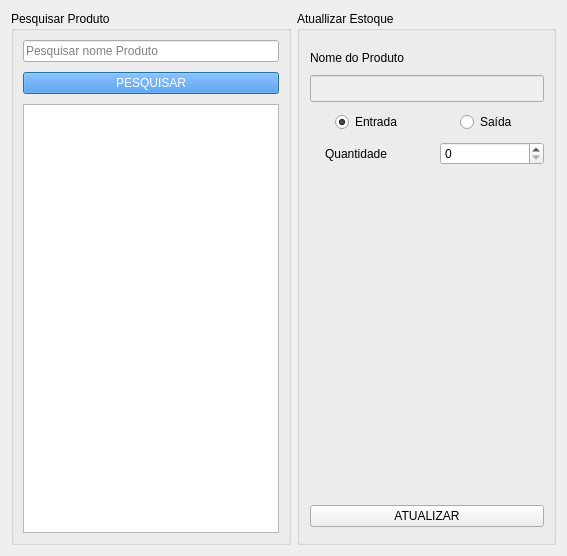
<?xml version="1.0" encoding="UTF-8"?>
<ui version="4.0">
 <class>UpdateProductWindow</class>
 <widget class="QDialog" name="UpdateProductWindow">
  <property name="geometry">
   <rect>
    <x>0</x>
    <y>0</y>
    <width>567</width>
    <height>556</height>
   </rect>
  </property>
  <property name="windowTitle">
   <string>Atualizar estoque</string>
  </property>
  <property name="styleSheet">
   <string notr="true"/>
  </property>
  <layout class="QGridLayout" name="gridLayout">
   <item row="0" column="0">
    <widget class="QGroupBox" name="groupBox">
     <property name="title">
      <string>Pesquisar Produto</string>
     </property>
     <layout class="QVBoxLayout" name="verticalLayout">
      <property name="spacing">
       <number>10</number>
      </property>
      <item>
       <widget class="QLineEdit" name="lineEdit">
        <property name="styleSheet">
         <string notr="true">color: rgb(0, 0, 0);</string>
        </property>
        <property name="text">
         <string/>
        </property>
        <property name="placeholderText">
         <string>Pesquisar nome Produto</string>
        </property>
       </widget>
      </item>
      <item>
       <widget class="QPushButton" name="pushButton">
        <property name="styleSheet">
         <string notr="true">background-color: rgb(53, 132, 228);
font: 700 11pt &quot;C059&quot;;
color: rgb(255, 255, 255);</string>
        </property>
        <property name="text">
         <string>PESQUISAR</string>
        </property>
       </widget>
      </item>
      <item>
       <widget class="QListWidget" name="listWidget"/>
      </item>
     </layout>
    </widget>
   </item>
   <item row="0" column="1">
    <widget class="QGroupBox" name="groupBox_2">
     <property name="title">
      <string>Atuallizar Estoque</string>
     </property>
     <layout class="QVBoxLayout" name="verticalLayout_2">
      <property name="spacing">
       <number>10</number>
      </property>
      <property name="leftMargin">
       <number>10</number>
      </property>
      <property name="topMargin">
       <number>20</number>
      </property>
      <property name="bottomMargin">
       <number>15</number>
      </property>
      <item>
       <widget class="QLabel" name="label">
        <property name="text">
         <string>Nome do Produto</string>
        </property>
        <property name="margin">
         <number>0</number>
        </property>
       </widget>
      </item>
      <item>
       <widget class="QLineEdit" name="lineEdit_2">
        <property name="enabled">
         <bool>false</bool>
        </property>
        <property name="font">
         <font>
          <pointsize>12</pointsize>
          <bold>true</bold>
         </font>
        </property>
        <property name="styleSheet">
         <string notr="true">color: rgb(119, 118, 123);</string>
        </property>
        <property name="text">
         <string/>
        </property>
        <property name="placeholderText">
         <string/>
        </property>
       </widget>
      </item>
      <item>
       <layout class="QHBoxLayout" name="horizontalLayout">
        <property name="spacing">
         <number>40</number>
        </property>
        <property name="leftMargin">
         <number>25</number>
        </property>
        <item>
         <widget class="QRadioButton" name="radioButton">
          <property name="text">
           <string>Entrada</string>
          </property>
          <property name="checked">
           <bool>true</bool>
          </property>
         </widget>
        </item>
        <item>
         <widget class="QRadioButton" name="radioButton_2">
          <property name="text">
           <string>Saída</string>
          </property>
         </widget>
        </item>
       </layout>
      </item>
      <item>
       <layout class="QHBoxLayout" name="horizontalLayout_2">
        <property name="leftMargin">
         <number>15</number>
        </property>
        <item>
         <widget class="QLabel" name="label_2">
          <property name="text">
           <string>Quantidade</string>
          </property>
         </widget>
        </item>
        <item>
         <widget class="QSpinBox" name="spinBox"/>
        </item>
       </layout>
      </item>
      <item>
       <spacer name="verticalSpacer">
        <property name="orientation">
         <enum>Qt::Vertical</enum>
        </property>
        <property name="sizeHint" stdset="0">
         <size>
          <width>20</width>
          <height>250</height>
         </size>
        </property>
       </spacer>
      </item>
      <item>
       <widget class="QPushButton" name="pushButton_2">
        <property name="styleSheet">
         <string notr="true"/>
        </property>
        <property name="text">
         <string>ATUALIZAR</string>
        </property>
       </widget>
      </item>
     </layout>
    </widget>
   </item>
  </layout>
 </widget>
 <resources/>
 <connections/>
</ui>
